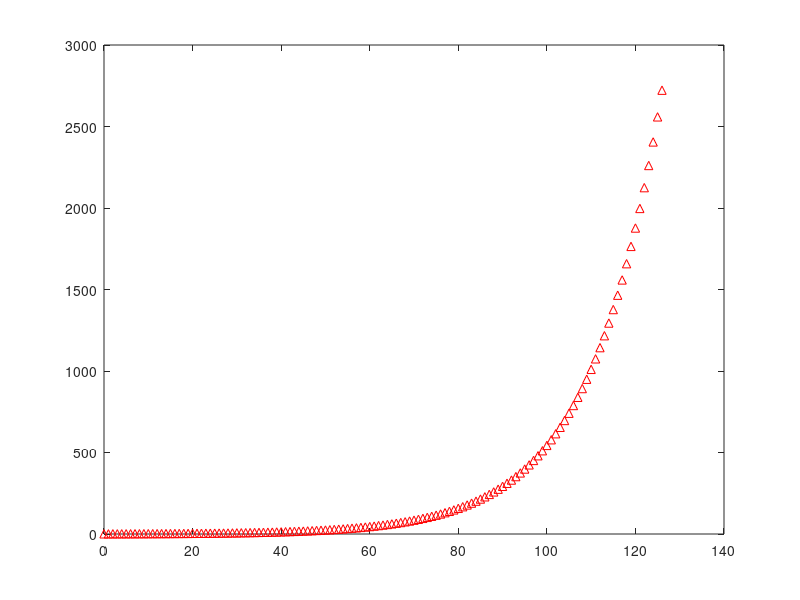

This chart was generated by the following MATLAB code:
% a

delta=[1,zeros(1,127)];
a = [1 0.9];
b = 1;
y = filter(b, a, delta);
disp('a');
stem(y)
pause();

y = impz(b, a, 127);
disp('a impz');
stem(y)
pause();

%b
a = [1 -1/6 -1/8];
b = [1 0.5 -1/4];
y2 = filter(b, a, delta);
disp('b');
stem(y2);
pause();

disp('b impz');
impz(b, a, 127);
pause();

%c
a = [1 -0.5 -0.6];
b = [1 0.5 0.25];
y2 = filter(b, a, delta);
disp('c');
stem(y2);
pause();

disp('c impz');
impz(b,a, 127);

% =>> c ei ole stabiili